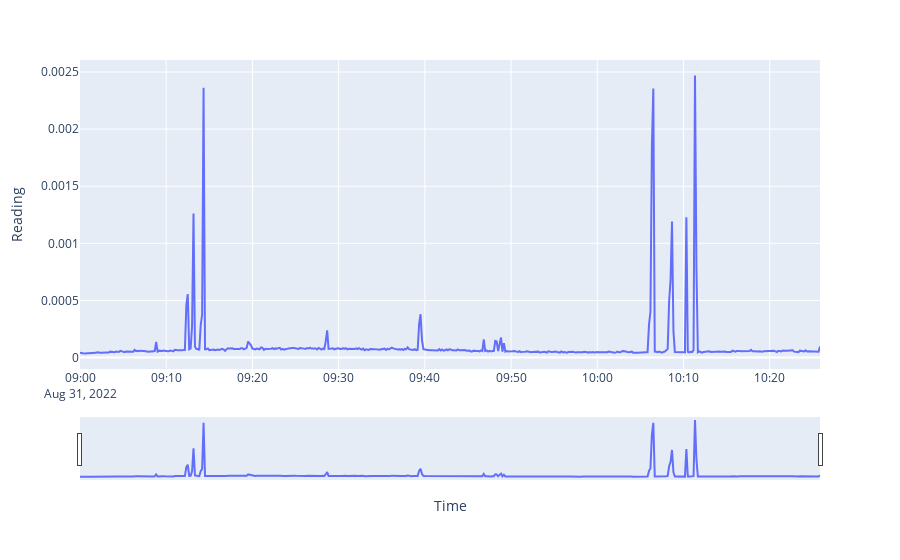

Notebook code cell kept with this figure:
### Code cell
fig = px.line(y = data.obs , x = data.Time, labels={"x":"Time","y":"Reading"})
fig.update_layout(xaxis = dict(rangeslider=dict(visible=True)))

### Figure 1 — Plotly figure (JSON) as saved in the notebook; plotly's stock layout.template omitted (floating-point values rounded to 4 significant figures; data arrays with more than 128 entries replaced by an {"elided": "..."} marker saying what was removed)
{"data": [{"hovertemplate": "Time=%{x}<br>Reading=%{y}<extra></extra>", "legendgroup": "", "line": {"color": "#636efa", "dash": "solid"}, "marker": {"symbol": "circle"}, "mode": "lines", "name": "", "orientation": "v", "showlegend": false, "type": "scatter", "x": {"elided": "516 str values"}, "xaxis": "x", "y": {"elided": "516 float values"}, "yaxis": "y"}], "layout": {"legend": {"tracegroupgap": 0}, "margin": {"t": 60}, "xaxis": {"anchor": "y", "domain": [0, 1], "rangeslider": {"visible": true}, "title": {"text": "Time"}}, "yaxis": {"anchor": "x", "domain": [0, 1], "title": {"text": "Reading"}}}}
